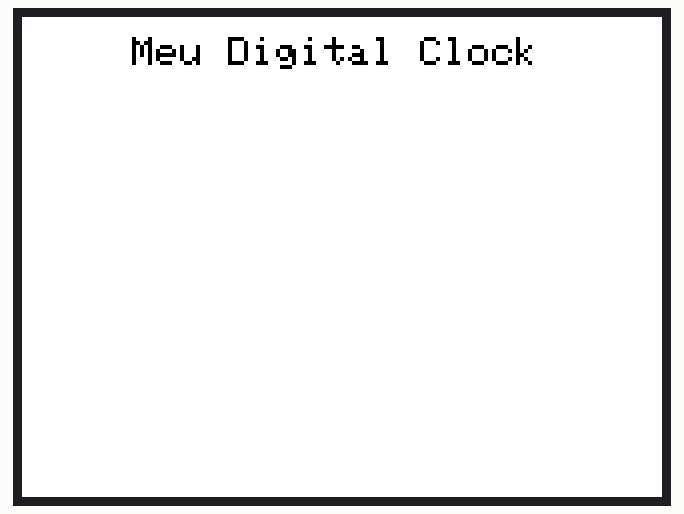
A sketch run on a simulated ESP32. Shown: 320×240 colour display.

Above: at 0.3 s.
At 4.3 s:
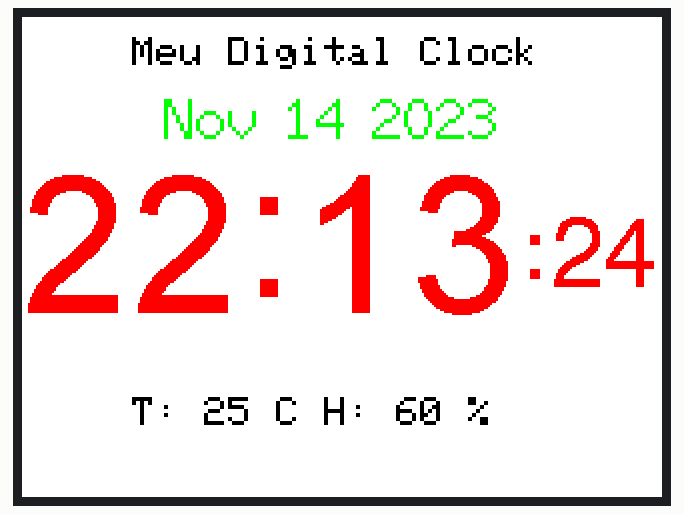
At 9.3 s:
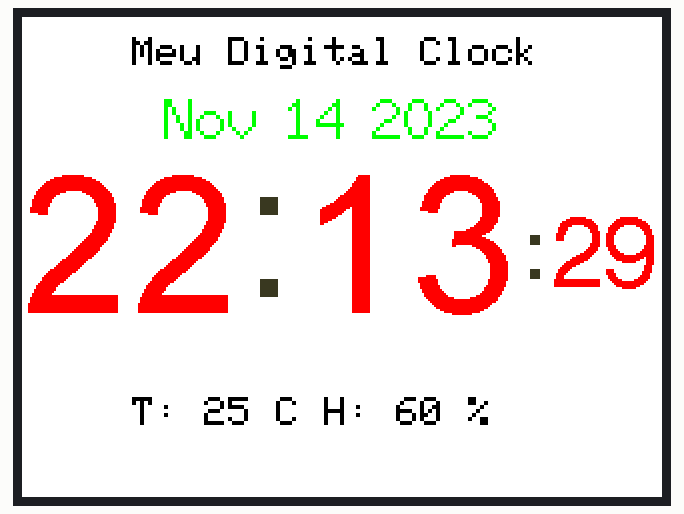
At 19.3 s:
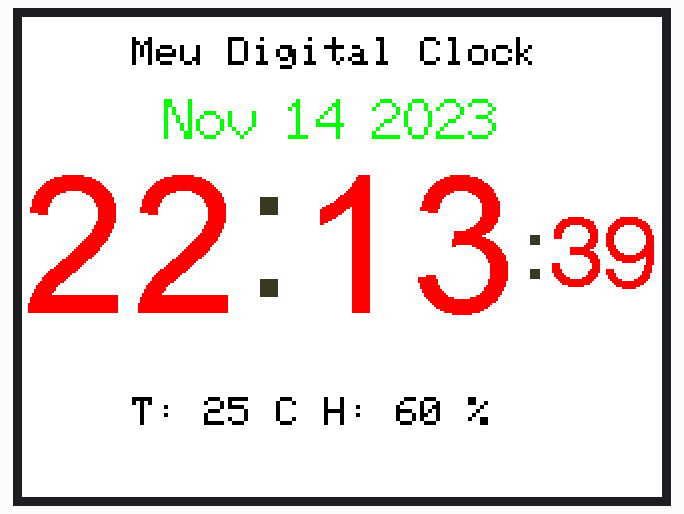
At 28.3 s:
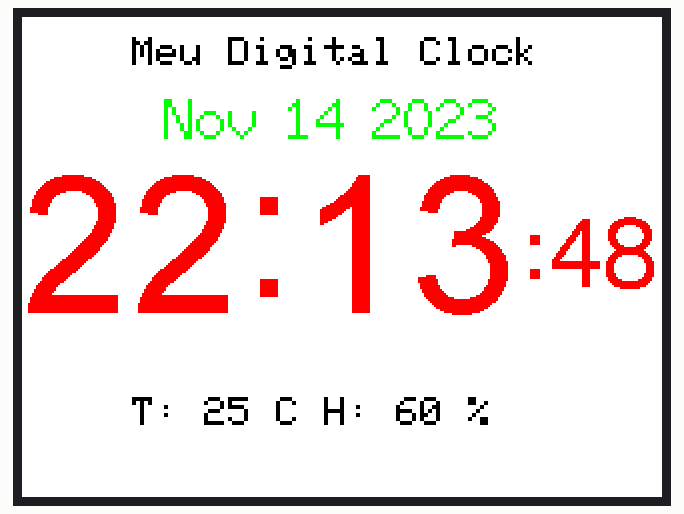
At 38.3 s:
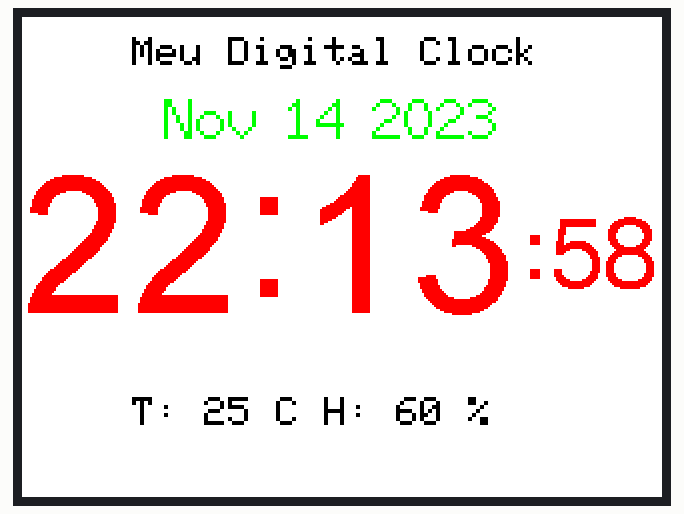

The sketch:

TFT_Clock_Digital_Esp32_v3.ino
```cpp
#include <TFT_eSPI.h> // Hardware-specific library
#include <SPI.h>

#define TFT_GREY 0x5AEB

TFT_eSPI tft = TFT_eSPI();       // Invoke custom library

uint32_t targetTime = 0;                    // for next 1 second timeout

static uint8_t conv2d(const char* p); // Forward declaration needed for IDE 1.6.x

uint8_t hh = conv2d(__TIME__), mm = conv2d(__TIME__ + 3), ss = conv2d(__TIME__ + 6); // Get H, M, S from compile time
uint8_t dd = conv2d(__DATE__ + 4), mm_dd = conv2d(__DATE__), yy = conv2d(__DATE__ + 9); // Get Day, Month, Year from compile date

byte omm = 99, oss = 99;
byte xcolon = 0, xsecs = 0;
unsigned int colour = 0;

void setup(void) {
  //Serial.begin(115200);
  tft.init();
  //tft.invertDisplay(true); // Where i is true or false
  tft.setRotation(1);
  tft.fillScreen(TFT_WHITE);

  // Display custom text at the top of the screen
  tft.setTextSize(2);
  tft.setTextColor(TFT_BLACK, TFT_WHITE);
  tft.drawString("Meu Digital Clock", 55, 10); // Customize your message
  tft.setTextColor(TFT_RED, TFT_WHITE);
  tft.setTextSize(1);
  targetTime = millis() + 1000;
}

void loop() {
  if (targetTime < millis()) {
    // Set next update for 1 second later
    targetTime = millis() + 1000;

    // Adjust the time values by adding 1 second
    ss++;              // Advance second
    if (ss == 60) {    // Check for roll-over
      ss = 0;          // Reset seconds to zero
      omm = mm;        // Save last minute time for display update
      mm++;            // Advance minute
      if (mm > 59) {   // Check for roll-over
        mm = 0;
        hh++;          // Advance hour
        if (hh > 23) { // Check for 24hr roll-over (could roll-over on 13)
          hh = 0;      // 0 for 24 hour clock, set to 1 for 12 hour clock
        }
      }
    }

    // Update digital time
    int xpos = 0;
    int ypos = 75; // Top left corner ot clock text, about half way down
    int ysecs = ypos + 24;

    if (omm != mm) { // Redraw hours and minutes time every minute
      omm = mm;
      // Draw hours and minutes
      if (hh < 10) xpos += tft.drawChar('0', xpos, ypos, 8); // Add hours leading zero for 24 hr clock
      xpos += tft.drawNumber(hh, xpos, ypos, 8);             // Draw hours
      xcolon = xpos; // Save colon coord for later to flash on/off later
      xpos += tft.drawChar(':', xpos, ypos - 8, 8);
      if (mm < 10) xpos += tft.drawChar('0', xpos, ypos, 8); // Add minutes leading zero
      xpos += tft.drawNumber(mm, xpos, ypos, 8);             // Draw minutes
      xsecs = xpos; // Save seconds 'x' position for later display updates
    }
    if (oss != ss) { // Redraw seconds time every second
      oss = ss;
      xpos = xsecs;

      if (ss % 2) { // Flash the colons on/off
        tft.setTextColor(0x39C4, TFT_WHITE);        // Set colour to grey to dim colon
        tft.drawChar(':', xcolon, ypos - 8, 8);     // Hour:minute colon
        xpos += tft.drawChar(':', xsecs, ysecs, 6); // Seconds colon
        tft.setTextColor(TFT_RED, TFT_WHITE);
      }
      else {
        tft.drawChar(':', xcolon, ypos - 8, 8);     // Hour:minute colon
        xpos += tft.drawChar(':', xsecs, ysecs, 6); // Seconds colon
      }

      //Draw seconds
      if (ss < 10) xpos += tft.drawChar('0', xpos, ysecs, 6); // Add leading zero
      tft.drawNumber(ss, xpos, ysecs, 6);                     // Draw seconds
    }

    // Display date below the clock
    char dateStr[12];
    snprintf(dateStr, sizeof(dateStr), "%.12s", __DATE__); // Formatar a data
    tft.setTextSize(2);
    tft.setTextColor(TFT_GREEN, TFT_WHITE); // Cor do texto da data
    tft.drawCentreString(dateStr, 155, 35, 2); // Desenhar a data no centro da tela abaixo do horário
  tft.setTextColor(TFT_BLACK, TFT_WHITE);
  tft.drawString("T: 25 C H: 60 %", 55, 190); // Customize your message
  tft.setTextColor(TFT_RED, TFT_WHITE);
  tft.setTextSize(1);

  }
}

// Function to extract numbers from compile time string
static uint8_t conv2d(const char* p) {
  uint8_t v = 0;
  if ('0' <= *p && *p <= '9')
    v = *p - '0';
  return 10 * v + *++p - '0';
}
```

Measured:
- what the display in image 1 shows lasts 1.0 s, from 4.3 s to 5.3 s
